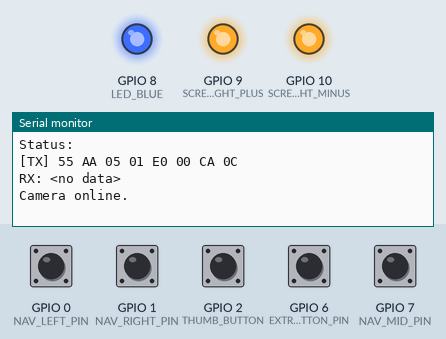
Simulated run of this sketch. Board: ESP32-S3. Shown: output pins drawn as LEDs (lit = HIGH), the last lines printed to the serial monitor. The inputs (shaded band) are chosen by the test bench; at power-on: GPIO 0 (NAV_LEFT_PIN), GPIO 1 (NAV_RIGHT_PIN), GPIO 2 (THUMB_BUTTON), GPIO 6 (EXTRA_BUTTON_PIN), GPIO 7 (NAV_MID_PIN) HIGH. EEPROM starts erased.

Above: at 6.6 s.
6.7 s: GPIO 0 (NAV_LEFT_PIN) pulled LOW for 0.15 s
At 7.4 s:
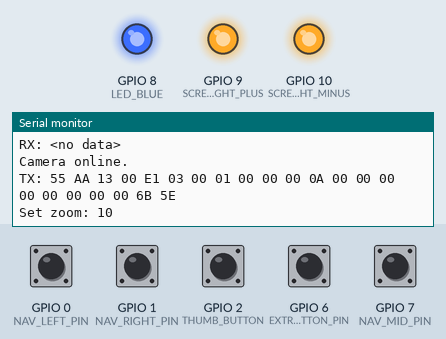
8.3 s: GPIO 1 (NAV_RIGHT_PIN) pulled LOW for 0.15 s
At 8.6 s:
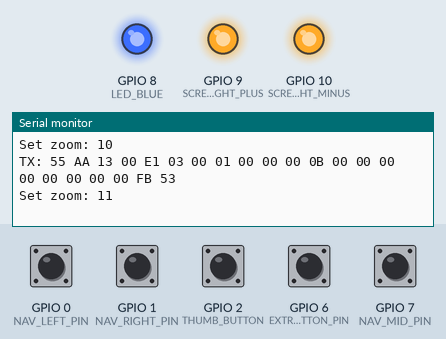
9.9 s: GPIO 2 (THUMB_BUTTON) pulled LOW for 0.15 s
At 10.5 s:
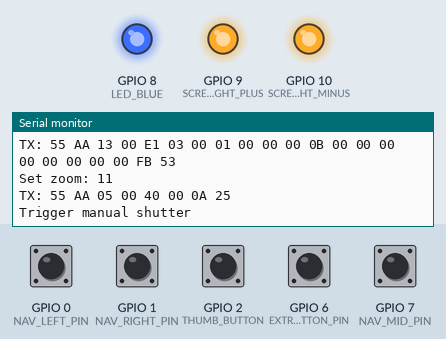
11.5 s: GPIO 6 (EXTRA_BUTTON_PIN) pulled LOW for 0.15 s
At 12.8 s:
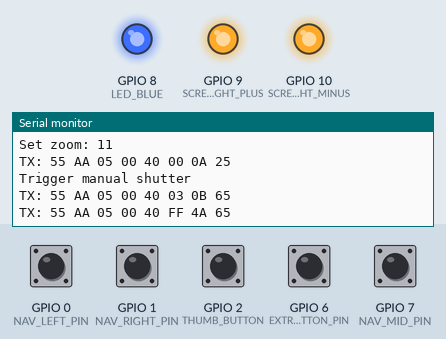
13.1 s: GPIO 7 (NAV_MID_PIN) pulled LOW for 0.15 s
At 14.5 s:
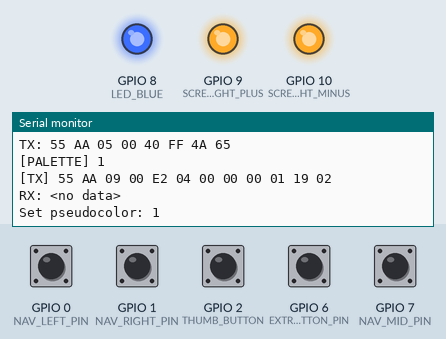
14.7 s: GPIO 1 (NAV_RIGHT_PIN) pulled LOW for 1 s
At 16.7 s:
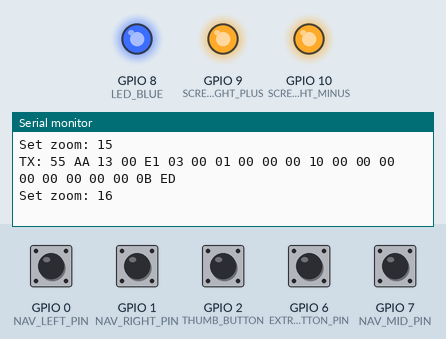
Timing chart, 0 to 18.2 s (numbered marks = the images above; inputs shaded):
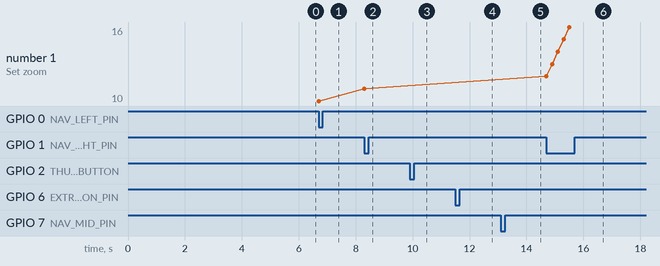

Measured:
- after the input at 6.7 s, the serial monitor: prints a new line at once (image 1)
- after the input at 8.3 s, the serial monitor: prints a new line at once (image 2)
- after the input at 9.9 s, the serial monitor: prints a new line after 0.15 s (image 3)
- after the input at 11.5 s, the serial monitor: prints a new line at once (image 4)
- after the input at 13.1 s, the serial monitor: prints a new line after 0.15 s (image 5)
- after the input at 14.7 s, the serial monitor: prints a new line at once (image 6)
- plotted number 1: 10 → 11 after the input at 8.3 s, 11 → 16 after the input at 14.7 s

The sketch:

Dart_firmware_3_0.ino
```cpp
#include <HardwareSerial.h>
#include <Preferences.h>

// Dart1 Firmware - IRcamera Protocol Prototype
// Based on IRcamera Detailed Command Set.
// Preserves original button mapping and behavior.
#define VERBOSE  1

#define NAV_LEFT_PIN 0
#define NAV_RIGHT_PIN 1
#define THUMB_BUTTON 2
#define EXTRA_BUTTON_PIN 6
#define NAV_MID_PIN 7
#define LED_BLUE 8
#define SCREEN_BRIGHT_PLUS   9
#define SCREEN_BRIGHT_MINUS  10
#define RX_PIN 20
#define TX_PIN 21

#define LED_ON LOW
#define LED_OFF HIGH

#define MAX_PALLETS 6

/*****************Data Structures**************************/

// Structure to store extracted Section A Runtime Status fields
typedef struct {
    uint32_t uptime_ms;           // Protocol runtime after startup (ms)
    int16_t  chip_temp;           // Chip temperature (sampled cache)
    uint16_t reserved0;           // Reserved
    uint16_t img_w;               // Sensor input image width
    uint16_t img_h;               // Sensor input image height
    uint16_t fps_x10;             // Framerate x10 (e.g., 500 = 50.0 fps)
    uint16_t vo_w;                // Current video output width[cite: 1]
    uint16_t vo_h;                // Current video output height[cite: 1]
    uint8_t  run_isp;             // ISP main pipeline running status[cite: 1]
    uint8_t  auto_cut_en;         // Automatic shutter enable flag[cite: 1]
    uint8_t  run_pause;           // Application processing paused status[cite: 1]
    uint8_t  freeze_en;          // Current image freeze status[cite: 1]
    uint8_t  hmirr_en;            // Horizontal mirror switch[cite: 1]
    uint8_t  vmirr_en;            // Vertical mirror switch[cite: 1]
    uint8_t  sffc_alg;            // Current SFFC algorithm mode[cite: 1]
    uint8_t  fix_snc_en;          // Fixed SNC switch[cite: 1]
    uint8_t  cvbs_en;             // CVBS output enable[cite: 1]
    uint8_t  mem_en;              // Memory / USB output enable[cite: 1]
    uint8_t  mipi_en;             // MIPI output enable[cite: 1]
    uint8_t  reserved1;           // Reserved[cite: 1]
    uint16_t cut_width;           // Crop window width[cite: 1]
    uint16_t cut_height;          // Crop window height[cite: 1]
    uint16_t cut_start_h;         // Crop window horizontal start[cite: 1]
    uint16_t cut_start_v;         // Crop window vertical start[cite: 1]
    uint32_t fault_bitmap;        // Fault bitmap[cite: 1]
    uint32_t event_seq;           // Reserved field[cite: 1]
} runtime_status_t;

struct ISPParams {
  uint8_t enable=1,luma=50,contrast=50,nr=0,enhance=0,agc=0;
} isp;

/**********Global Variables******************/

HardwareSerial &cam = Serial1;
Preferences preferences;

int brightness=100;
int screenBrightness = 5;
const int screenBrightnessMin = 0;
const int screenBrightnessMax = 10;
int contrastIdx=3;
int contrastSteps[8]={13,25,38,50,63,75,88,100};
uint8_t pseudocolor=6;
uint16_t zoomX10=10;
bool autoCalEnabled=false;
runtime_status_t status;

unsigned long thumbDownTime=0, navMidDownTime=0,lastBtnPressTime=0,lastNavMoveTime=0,lastExtraPressTime=0,thumbActionCooldown=0;
bool thumbWasInteracted=false;

/*************Funtion Prototypes************/
uint16_t crc16_modbus(const uint8_t *, uint32_t);
void printHex(const char*, const uint8_t*, size_t);
void sendFrame(uint8_t rw,uint8_t cmd,uint8_t sub,const uint8_t *data,uint8_t dlen);
void ph(uint8_t);
void clearRx();
void readResponse(uint32_t);
void sendRawFrame(uint8_t *, size_t, bool);
void manualShutter();
void logicalOOC();
void autoShutter(bool);
void saveParams();
void writeISP(uint8_t);
void setBrightness(uint8_t);
void setContrast(uint8_t);
void enablePseudoColor();
void setPseudocolor(uint8_t);
void setZoom(uint16_t);
void setScreenBrightness(int);
void setMiscStartupCommands(void);
void runtimeStatusQuery(void);
void parseStatus(uint8_t *);
/***************Functions*******************/

uint16_t crc16_modbus(const uint8_t *buf, uint32_t len){
 uint16_t crc=0xFFFF;
 for(uint32_t i=0;i<len;i++){
  crc^=buf[i];
  for(int j=0;j<8;j++) crc=(crc&1)?((crc>>1)^0xA001):(crc>>1);
 }
 return crc;
}

void printHex(const char* label, const uint8_t* data, size_t len)
{
Serial.print(label);

  for (size_t i = 0; i < len; i++)
  {
    if (data[i] < 16)
      Serial.print("0");

      Serial.print(data[i], HEX);
      Serial.print(" ");
  }

  Serial.println();
}

void sendFrame(uint8_t rw,uint8_t cmd,uint8_t sub,const uint8_t *data,uint8_t dlen){
 uint8_t buf[300];
 buf[0]=0x55; buf[1]=0xAA; buf[2]=dlen+5; buf[3]=rw; buf[4]=cmd; buf[5]=sub;
 for(int i=0;i<dlen;i++) buf[6+i]=data[i];
 uint16_t crc=crc16_modbus(buf,6+dlen);
 buf[6+dlen]=(crc>>8)&0xFF;
 buf[7+dlen]=crc&0xFF;
 cam.write(buf,8+dlen);
 if(VERBOSE) printHex("TX: ",buf,8+dlen);
}

void ph(uint8_t b) {
  if (b < 0x10) Serial.print('0');
  Serial.print(b, HEX);
}

void clearRx() {
  while (cam.available()) cam.read();
}

void readResponse(uint32_t timeoutMs = 450) {
  uint32_t start = millis(), last = start;
  bool got = false;
  uint8_t rxBuffer[100];
  uint16_t rxBuffIndex = 0;

  Serial.print("RX: ");
  while (millis() - start < timeoutMs) {
    while (cam.available()) {
      uint8_t b = cam.read();
      got = true;
      last = millis();
      ph(b);
      Serial.print(' ');
      if (rxBuffIndex < 100)
        rxBuffer[rxBuffIndex++] = b;
    }
    if (got && millis() - last > 50) break;
    delay(1);
  }
  if (!got) Serial.print("<no data>");
  Serial.println();

  if (rxBuffer[4] == 0xE0 && rxBuffer[5] == 0)
  {
    parseStatus(rxBuffer);
  }
}

void sendRawFrame(uint8_t *frame, size_t len, bool print = true) {
  uint16_t crc = crc16_modbus(frame, len - 2);
  frame[len - 2] = crc >> 8;
  frame[len - 1] = crc & 0xFF;

  clearRx();

  if (print) {
    Serial.print("[TX] ");
    for (size_t i = 0; i < len; i++) {
      ph(frame[i]);
      if (i + 1 < len) Serial.print(' ');
    }
    Serial.println();
  }

  cam.write(frame, len);
  cam.flush();

  if (print) readResponse();
}

void manualShutter(){ sendFrame(0x00,0x40,0x00,nullptr,0); }
void logicalOOC(){ sendFrame(0x00,0x10,0x02,nullptr,0); }
void autoShutter(bool en){ sendFrame(0x00,0x40,en?0x03:0x04,nullptr,0); }
void saveParams(){ sendFrame(0x00,0x40,0xFF,nullptr,0); }

void writeISP(uint8_t mask){
 uint8_t d[8]={0,mask,isp.enable,isp.luma,isp.contrast,isp.nr,isp.enhance,isp.agc};
 sendFrame(0x00,0xE3,0x01,d,8);
}
void setBrightness(uint8_t v){ isp.luma=v; brightness=v; writeISP(0x02); }
void setContrast(uint8_t v){ isp.contrast=v; writeISP(0x04); }

void enablePseudoColor() {
  // Confirmed command used during testing.
  const uint8_t raw[] = {
    0x01,0x01,0x80,0x00,
    0x00,0xFF,0x00,0x00,0x00,0x00,0x00,0x00,0xFF,0xFF,
    0x00,0x00,0x00,0x00,0x00,0x00,0x00,0x00,0x00,0x00,
    0x00,0x00,0x00,0x1F,0x00,0x00,0x00,0x00,0x45,0x20
  };

  clearRx();
  Serial.println("[CORE] Pseudo-Color activated");
  cam.write(raw, sizeof(raw));
  cam.flush();
  readResponse();
}

void setPseudocolor(uint8_t slot) {
  if (slot > MAX_PALLETS) return;

  uint8_t f[12] = {
    0x55,0xAA,0x09,0x00,0xE2,0x04,
    0x00,0x00,0x00,slot,
    0x00,0x00
  };

  Serial.print("[PALETTE] ");
  Serial.println(slot);
  sendRawFrame(f, sizeof(f));
}

void setZoom(uint16_t ratioX10){
 uint8_t d[14]={0};
 d[0]=0; // center anchor
 d[1]=1; //horizontal mirror
 d[4]=(ratioX10>>8)&0xFF;
 d[5]=ratioX10&0xFF;
 sendFrame(0x00,0xE1,0x03,d,14);
}

//Change microdisplay brightness by pulsing the brightness lines
void setScreenBrightness(int delta){
 screenBrightness = constrain(screenBrightness + delta, screenBrightnessMin, screenBrightnessMax);
 if (delta > 0){
  digitalWrite(SCREEN_BRIGHT_PLUS, LOW);
  delay(100);
  digitalWrite(SCREEN_BRIGHT_PLUS, HIGH);
  Serial.print("Screen Brightness +");
 }else{
  digitalWrite(SCREEN_BRIGHT_MINUS, LOW);
  delay(100);
  digitalWrite(SCREEN_BRIGHT_MINUS, HIGH);
  Serial.print("Screen Brightness -");
 }
}

void setMiscStartupCommands(void)
{
  //Restore default 50 Hz
  uint8_t f[12] = {
    0x55, 0xAA, 0x09, 0x00, 0xE6, 0x05, 0x00, 0x00, 0x00, 0x00, 0x9D, 0xFF
  };
  sendRawFrame(f, sizeof(f));
  delay(150);
  //Set full-frame 640×512, horizontal mirroring
  uint8_t g[18] = {
    0x55, 0xAA, 0x0F, 0x00, 0xE1, 0x00, 0x02, 0x80, 0x02, 0x00, 0x00, 0x00,
     0x00, 0x00, 0x01, 0x00, 0x97, 0x5B
  };
  sendRawFrame(g, sizeof(g));
  delay(150);
}

void runtimeStatusQuery(void)
{
  Serial.println("Status: ");
  uint8_t f[8] = {
    0x55, 0xAA, 0x05, 0x01, 0xE0, 0x00, 0xCA, 0x0C
  };
  sendRawFrame(f, sizeof(f));
}

void parseStatus(uint8_t * pRxBuff)
{
  status.cut_width = *(uint16_t*)(pRxBuff + 30);
  status.cut_height = *(uint16_t*)(pRxBuff + 32);
  status.cut_start_h = *(uint16_t*)(pRxBuff + 34);
  status.cut_start_v = *(uint16_t*)(pRxBuff + 36);
  if (VERBOSE)
  {
    Serial.println("Cut width: ");
    Serial.println(status.cut_width);
    Serial.println("Cut height: ");
    Serial.println(status.cut_height);
    Serial.println("Cut start h: ");
    Serial.println(status.cut_start_h);
    Serial.println("Cut start v: ");
    Serial.println(status.cut_start_v);
  }
}

void setup(){
 Serial.begin(115200);
 cam.begin(115200,SERIAL_8N1,RX_PIN,TX_PIN);
 preferences.begin("dart1",false);
 autoCalEnabled=preferences.getBool("autocal",false);
 pinMode(NAV_LEFT_PIN,INPUT_PULLUP);
 pinMode(NAV_RIGHT_PIN,INPUT_PULLUP);
 pinMode(NAV_MID_PIN,INPUT_PULLUP);
 pinMode(THUMB_BUTTON,INPUT_PULLUP);
 pinMode(EXTRA_BUTTON_PIN,INPUT_PULLUP);
 pinMode(LED_BLUE,OUTPUT);
 pinMode(SCREEN_BRIGHT_PLUS, OUTPUT);
 pinMode(SCREEN_BRIGHT_MINUS, OUTPUT);
 digitalWrite(SCREEN_BRIGHT_PLUS, HIGH);
 digitalWrite(SCREEN_BRIGHT_MINUS, HIGH);
 digitalWrite(LED_BLUE,LED_OFF);
 delay(5000);
//  setMiscStartupCommands();
//  autoShutter(autoCalEnabled);
//  delay(150);
//  enablePseudoColor();
//  delay(150);
//  setContrast(contrastSteps[contrastIdx]);
//  delay(150);
//  setBrightness(brightness);
//  delay(150);
//  setZoom(zoomX10);
//  delay(150);
 runtimeStatusQuery();
 if(VERBOSE) Serial.println("Camera online.");
}

void loop(){
 unsigned long now=millis();
 bool thumb=digitalRead(THUMB_BUTTON)==LOW;
 bool mid=digitalRead(NAV_MID_PIN)==LOW;
 bool extra=digitalRead(EXTRA_BUTTON_PIN)==LOW;

//capture left and right navigation
 int delta=0;
 if(now-lastNavMoveTime>200){
   if(digitalRead(NAV_LEFT_PIN)==LOW){delta=-1; lastNavMoveTime=now;}
   else if(digitalRead(NAV_RIGHT_PIN)==LOW){delta=1; lastNavMoveTime=now;}
 }

//we're navigating left and right
 if(delta){
  //and the thumb button is held (change brightness)
   if(thumb){
     thumbWasInteracted=true;
     brightness=constrain(brightness+delta*2,0,100);
     setBrightness(brightness);
     if(VERBOSE) Serial.printf("Set brightness: %d\n", brightness);
     //or else it's not held (change zoom)
   } else if (extra) {
     setScreenBrightness(delta);
   }
   else {
     zoomX10=constrain((int)zoomX10+delta,10,70);
     setZoom(zoomX10);
     if(VERBOSE) Serial.printf("Set zoom: %d\n", zoomX10);
   }
 }
 //Extra button press by itself: toggle auto calibration
 else if(extra && now-lastExtraPressTime>350){
   autoCalEnabled=!autoCalEnabled;
   autoShutter(autoCalEnabled);
   delay(150);
   saveParams();
   preferences.putBool("autocal",autoCalEnabled);
   lastExtraPressTime=now;
 }

//middle navigation press
 if(mid){
   if(navMidDownTime==0) navMidDownTime=now;
   //thumb is held and middle nav held >3s: logical correction
   if(thumb && now-navMidDownTime>3000){
     logicalOOC();
     if(VERBOSE) Serial.println("Manual OOC");
     navMidDownTime=0;
     thumbWasInteracted=true;
   }
 } else if(navMidDownTime){
   if(now-navMidDownTime<2000 && now-lastBtnPressTime>450){
    //thumb is held and middle nav is pressed: change contrast
     if(thumb){
       thumbWasInteracted=true;
       contrastIdx=(contrastIdx+1)%8;
       setContrast(contrastSteps[contrastIdx]);
       if(VERBOSE) Serial.printf("Set contrast: %d\n", contrastIdx);
       //middle nav is pressed with nothing else: change pseudocolor pallet
     } else {
       pseudocolor=(pseudocolor+1)%MAX_PALLETS;
       setPseudocolor(pseudocolor);
       if(VERBOSE) Serial.printf("Set pseudocolor: %d\n", pseudocolor);
     }
   }
   lastBtnPressTime=now;
   navMidDownTime=0;
 }

 if(thumb){
   if(thumbDownTime==0 && now-thumbActionCooldown>150){
     thumbDownTime=now; thumbWasInteracted=false;
   }
   //regular thumb press: manual shutter once
 } else if(thumbDownTime){
   unsigned long hold=now-thumbDownTime;
   if(hold>30 && hold<500 && !thumbWasInteracted) {
    manualShutter();
    if(VERBOSE) Serial.printf("Trigger manual shutter\n");
   }
   thumbDownTime=0;
   thumbActionCooldown=now;
 }
}
```
